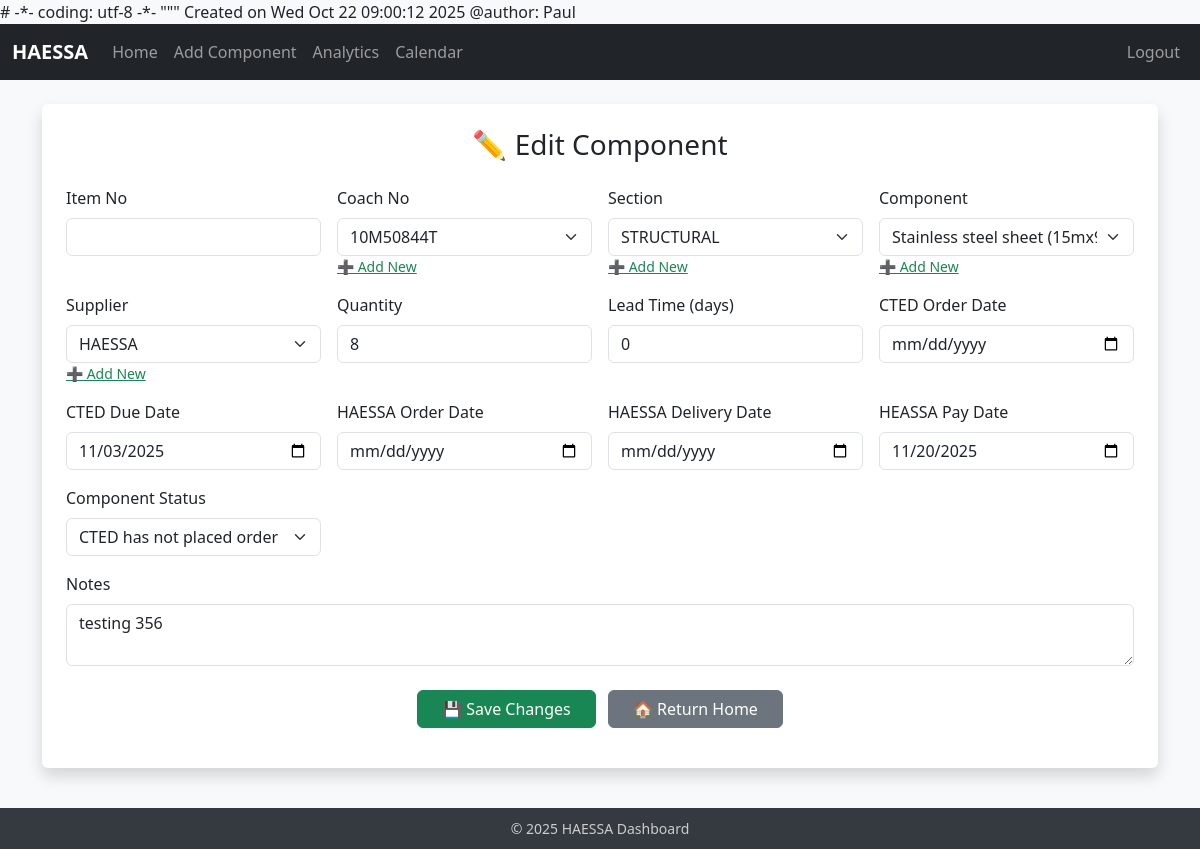
The page /edit/724 (signed in) on the database its author committed.
### app.py (models this page shows, shortened)
class Components(db.Model):
    __tablename__ = "components"
    id = db.Column(db.Integer, primary_key=True)
    Item_no = db.Column(db.String(50))
    Coach_no = db.Column(db.String(50))
    Section = db.Column(db.String(100))
    Component = db.Column(db.String(100))
    Supplier = db.Column(db.String(100))
    Quantity = db.Column(db.Integer, default=9999)
    Lead_time = db.Column(db.Integer)
    CTED_order_date = db.Column(db.String(50), default="1/1/1900")
    CTED_due_date = db.Column(db.String(50), default="1/1/1900")
    HAESSA_order_date = db.Column(db.String(50), default="1/1/1900")
    HEASSA_pay_date = db.Column(db.String(50), default="1/1/1900")
    HAESSA_delivery_date = db.Column(db.String(50), default="1/1/1900")
    Component_status = db.Column(db.String(50))
    Notes = db.Column(db.String(200))

### app.py (the view, shortened to what this page needs)
@app.route("/edit/<int:id>", methods=["GET", "POST"])
@role_required("editor", "admin")
def edit(id):
    component = Components.query.get_or_404(id)
    return render_template("edit.html", component=component)

### app.py (called while the page is built)
@login_manager.user_loader
def load_user(user_id):
    try:
        return User.query.get(int(user_id))
    except Exception:
        return None

def role_required(*roles):
    def wrapper(fn):
        @wraps(fn)
        def decorated(*args, **kwargs):
            if not current_user.is_authenticated:
                return redirect(url_for("login", next=request.path))
            if current_user.role not in roles:
                flash("You don’t have permission to access this page.", "danger")
                return redirect(url_for("home"))
            return fn(*args, **kwargs)
        return decorated
    return wrapper

@app.context_processor
def inject_globals():
    return {"datetime": datetime, "current_app": current_app}

### templates/edit.html (shortened to what this page needs)
{% extends "base.html" %}
{% block content %}
<div class="container mt-4 p-4 bg-white shadow rounded form-container">
  <h3 class="text-center mb-4">✏️ Edit Component</h3>
  <form method="POST" action="{{ url_for('edit', id=component.id) }}">
    <div class="row g-3">
      <div class="col-md-3">
        <label class="form-label">Item No</label>
        <input type="text" name="Item_no" class="form-control" value="{{ component.Item_no or '' }}">
      </div>
      <div class="col-md-3">
        <label class="form-label">Coach No</label>
        <select name="Coach_no" class="form-select editable-select">
          <option value="{{ component.Coach_no }}" selected>{{ component.Coach_no }}</option>
        </select>
        <small><a href="#" class="text-success add-option" data-target="Coach_no">➕ Add New</a></small>
      </div>
      <div class="col-md-3">
        <label class="form-label">Section</label>
        <select name="Section" class="form-select editable-select">
          <option value="{{ component.Section }}" selected>{{ component.Section }}</option>
        </select>
        <small><a href="#" class="text-success add-option" data-target="Section">➕ Add New</a></small>
      </div>
      <div class="col-md-3">
        <label class="form-label">Component</label>
        <select name="Component" class="form-select editable-select">
          <option value="{{ component.Component }}" selected>{{ component.Component }}</option>
        </select>
        <small><a href="#" class="text-success add-option" data-target="Component">➕ Add New</a></small>
      </div>
      <div class="col-md-3">
        <label class="form-label">Supplier</label>
        <select name="Supplier" class="form-select editable-select">
          <option value="{{ component.Supplier }}" selected>{{ component.Supplier }}</option>
        </select>
        <small><a href="#" class="text-success add-option" data-target="Supplier">➕ Add New</a></small>
      </div>
      <div class="col-md-3">
        <label class="form-label">Quantity</label>
        <input type="number" name="Quantity" class="form-control" min="1" value="{{ component.Quantity or 1 }}">
      </div>
      <div class="col-md-3">
        <label class="form-label">Lead Time (days)</label>
        <input type="number" name="Lead_time" class="form-control" min="0" value="{{ component.Lead_time or 0 }}">
      </div>
      <div class="col-md-3">
        <label class="form-label">CTED Order Date</label>
        <input type="date" name="CTED_order_date" class="form-control" value="{{ component.CTED_order_date }}">
      </div>
      <div class="col-md-3">
        <label class="form-label">CTED Due Date</label>
        <input type="date" name="CTED_due_date" class="form-control" value="{{ component.CTED_due_date }}">
      </div>
      <div class="col-md-3">
        <label class="form-label">HAESSA Order Date</label>
        <input type="date" name="HAESSA_order_date" class="form-control" value="{{ component.HAESSA_order_date }}">
      </div>
      <div class="col-md-3">
        <label class="form-label">HAESSA Delivery Date</label>
        <input type="date" name="HAESSA_delivery_date" class="form-control" value="{{ component.HAESSA_delivery_date }}">
      </div>
      <div class="col-md-3">
        <label class="form-label">HEASSA Pay Date</label>
        <input type="date" name="HEASSA_pay_date" class="form-control" value="{{ component.HEASSA_pay_date }}">
      </div>
      <div class="col-md-3">
        <label class="form-label">Component Status</label>
        <select name="Component_status" class="form-select">
          <option value="{{ component.Component_status }}" selected>{{ component.Component_status }}</option>
        </select>
      </div>
    </div>
    <div class="mt-3">
      <label class="form-label">Notes</label>
      <textarea name="Notes" class="form-control" rows="2">{{ component.Notes or '' }}</textarea>
    </div>
    <div class="mt-4 text-center">
      <button type="submit" class="btn btn-success px-4 me-2">💾 Save Changes</button>
      <a href="{{ url_for('home') }}" class="btn btn-secondary px-4">🏠 Return Home</a>
    </div>
  </form>
</div>
{% endblock %}

### templates/base.html (style rules this page uses)
body { background-color: #f8f9fa; }

### templates/edit.html (style rules this page uses)
.form-select, input, textarea { position: relative; z-index: 2050 !important; }
.form-container { overflow: visible !important; }

### rows shown on the page
Components: Coach_no "10M50844T", Section "STRUCTURAL", Component "Stainless steel sheet (15mx9m)", Supplier "HAESSA", Quantity "8", Lead_time "0", CTED_due_date "11/03/2025", HEASSA_pay_date "11/20/2025", Component_status "CTED has not placed order", Notes "testing 356"
